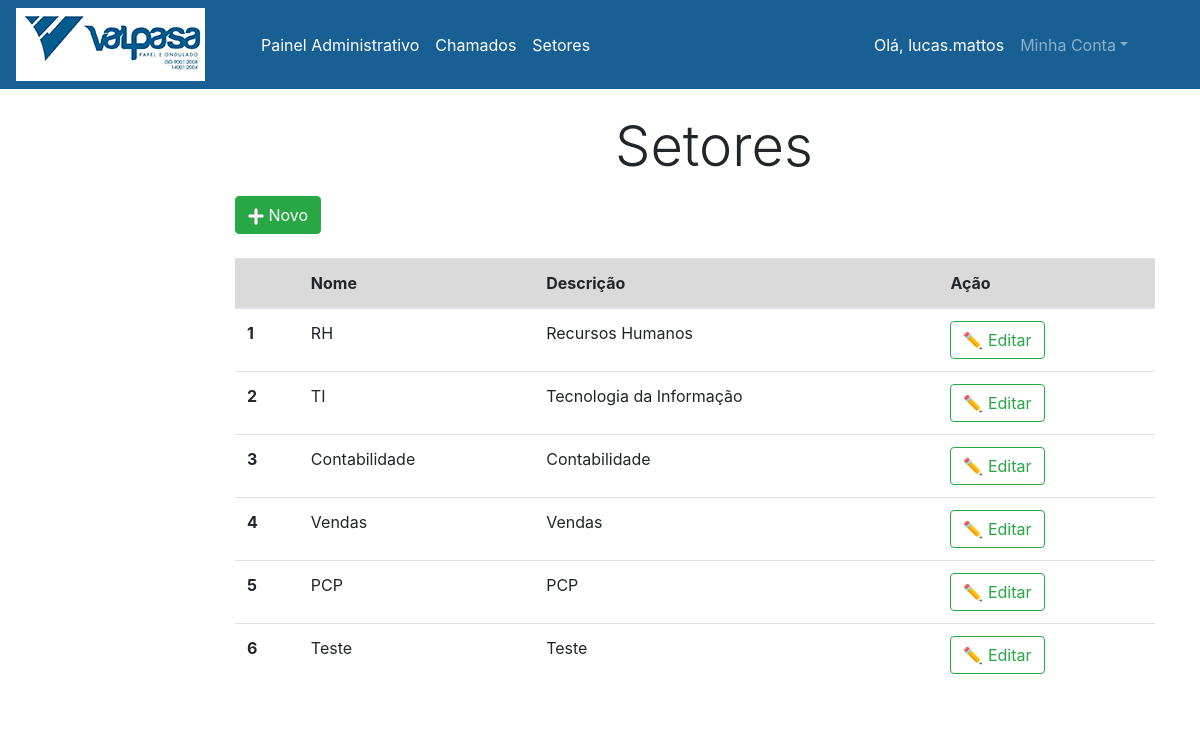
The app's page /setores/list (signed in) with its own data.
### chamados/models.py (models this page shows)
class Setor(models.Model):
    nome = models.CharField(max_length=100)
    descricao = models.CharField(max_length=100, null=True)

### chamados/views.py (the view)
# urls.py: path('setores/list', list_setores, name='list_setores'),
@login_required(login_url='/users/login')
def list_setores(request):
    setores = Setor.objects.all()
    return render(request, 'setores.html', {'setores': setores})

### chamados/templates/setores.html
{% extends "base.html" %}
{% block title %}
    <div class="col-6"></div>
    <div class="col">
        <h2 class="display-4">Setores</h2>
    </div>
    <div class="col"></div>
{% endblock %}
{% block content %}
    <div class="col"></div>
    <div class="col-10">
        <a class="btn btn-success " href="{% url 'create_setor' %}"><img src="../static/img/add.png"> Novo</a>
            <table class="table mt-4">
                  <thead>
                  <tr class="table-active">
                    <th scope="col"></th>
                    <th scope="col">Nome</th>
                    <th scope="col">Descrição</th>
                    <th scope="col">Ação</th>
                  </tr>
                  </thead>
                  <tbody>
                        {% for setor in setores %}
                        <tr>
                          <th scope="row">{{ setor.id }}</th>
                          <td>{{ setor.nome }}</td>
                          <td>{{ setor.descricao }}</td>
                          <td><a href="{% url 'update_setor' setor.id %}" class="btn btn-outline-success">✏ Editar</a></td>
                        </tr>
                        {% endfor %}
                  </tbody>
            </table>
        <div class="col"></div>
{% endblock %}

### chamados/templates/base.html (shortened to what this page needs)
<!doctype html>
<html lang="pt-br">
<head>
    <link rel="stylesheet" href="https://stackpath.bootstrapcdn.com/bootstrap/4.1.3/css/bootstrap.min.css">
</head>
<body>
<nav class="navbar navbar-expand-lg navbar-dark" style="background-color: #186094;">
  <div class="collapse navbar-collapse" id="navbarTogglerDemo01">
    <img src="/static/img/logo.jpg">
    {% if user.is_authenticated %}
    <ul class="navbar-nav mr-auto mt-2 ml-5 mt-lg-0">
      <li class="nav-item active">
        {% if user.is_superuser %}<a class="nav-link" href="/admin">Painel Administrativo</a>{% endif %}
      </li>
      <li class="nav-item active">
        <a class="nav-link" href="/">Chamados</a>
      </li>
      <li class="nav-item active">
        {% if user.is_superuser %}<a class="nav-link" href="/setores/list">Setores</a>{% endif %}
      </li>
    </ul>
    <ul class="navbar-nav mr-5 mt-2 mt-lg-0">
      <li class="nav-item active">
        <a class="nav-link disabled" href="#">Olá, {{user.username}}</a>
      </li>
      <li class="nav-item dropdown">
        <a class="nav-link dropdown-toggle" data-toggle="dropdown" href="#" role="button" aria-haspopup="true" aria-expanded="false">Minha Conta</a>
      </li>
    </ul>
    {% endif %}
  </div>
</nav>
<div class="container mt-4">
    <div class="row" style="background-color: white;">
        {% block title %}{% endblock %}
    </div>
    <div class="row mt-2" style="background-color: white;">
        {% block content %}{% endblock %}
    </div>
</div>
</body>
</html>

### records on screen
Setor: id "1", nome "RH", descricao "Recursos Humanos"
Setor: id "2", nome "TI", descricao "Tecnologia da Informação"
Setor: id "3", nome "Contabilidade", descricao "Contabilidade"
Setor: id "4", nome "Vendas", descricao "Vendas"
Setor: id "5", nome "PCP", descricao "PCP"
Setor: id "6", nome "Teste", descricao "Teste"

### other values on screen
{{ user.username }} "lucas.mattos"
